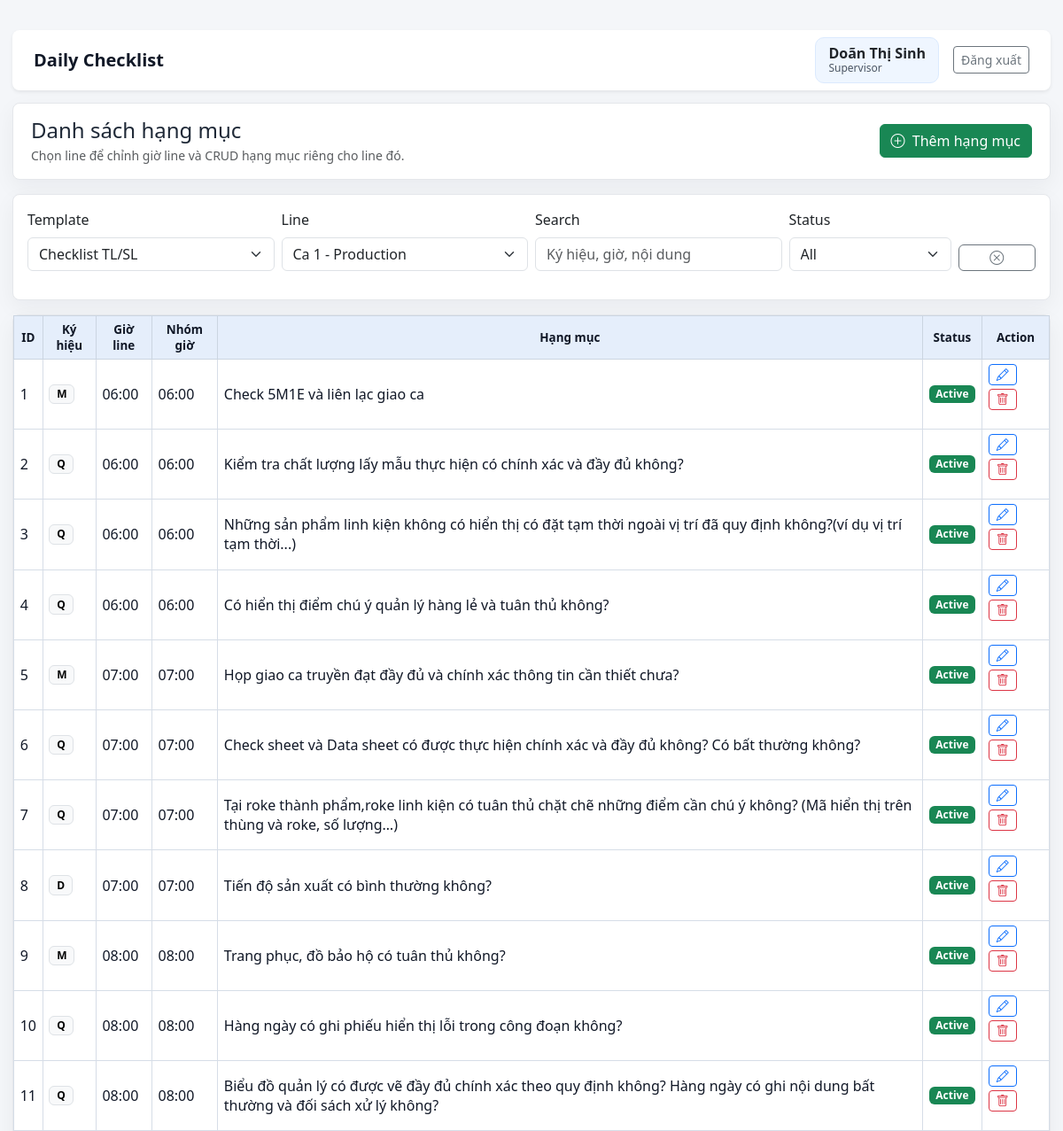
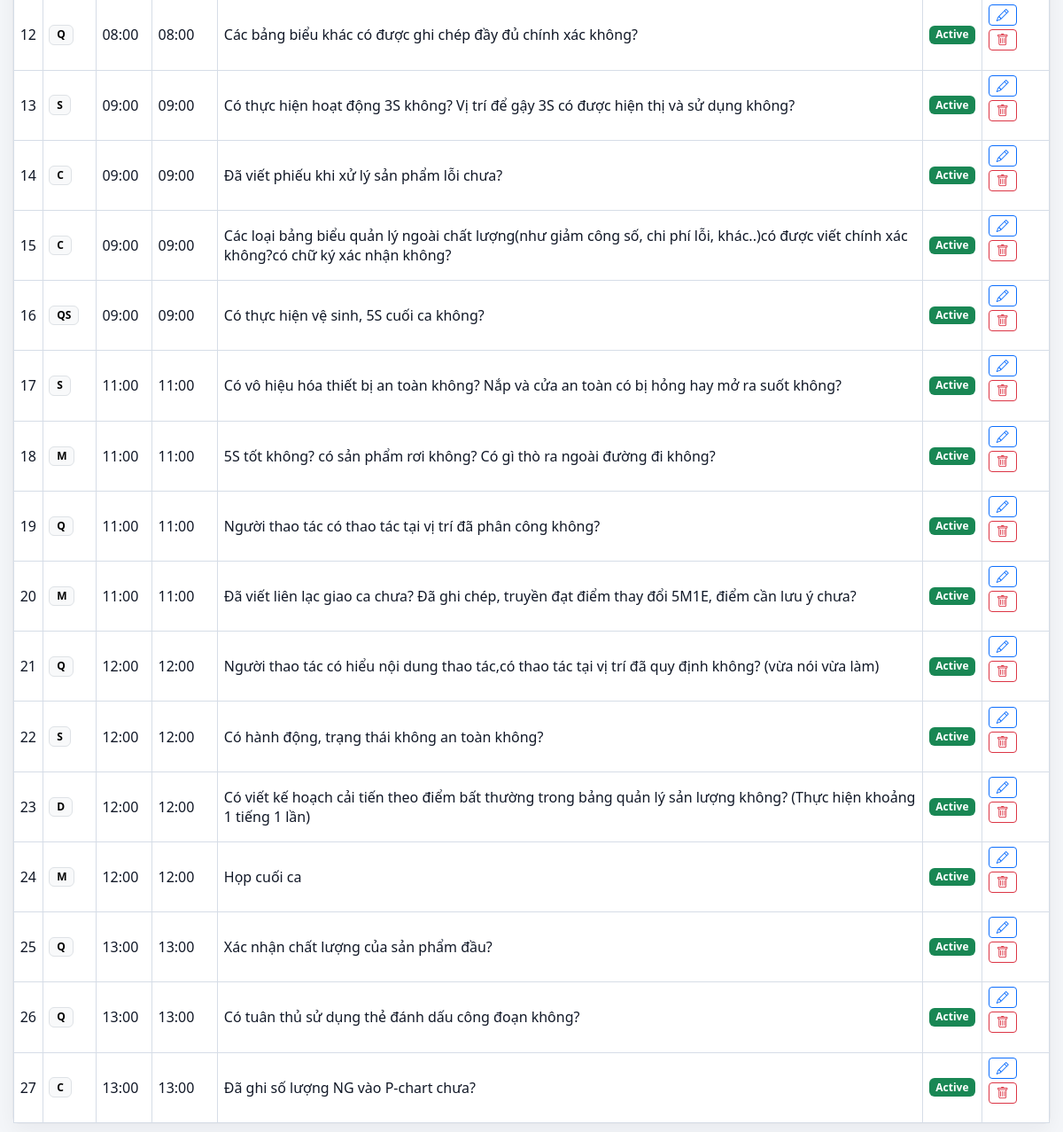
The app's page /categories (signed in) with its own data (2 pictures, top to bottom).
### models.py (models this page shows, shortened)
class User(db.Model):
    __tablename__ = "users"
    __table_args__ = (
        CheckConstraint(
            "role IN ('admin', 'manager', 'supervisor', 'leader', 'staff')",
            name="ck_users_role",
        ),
        CheckConstraint(
            "gender IS NULL OR gender IN ('male', 'female', 'other')",
            name="ck_users_gender",
        ),
    )
    id = db.Column(db.Integer, primary_key=True)
    username = db.Column(db.String(50), unique=True, nullable=False, index=True)
    password_hash = db.Column(db.String(255), nullable=False)
    full_name = db.Column(db.String(120), nullable=False)
    employee_code = db.Column(db.String(30), unique=True, nullable=False, index=True)
    outlook_email = db.Column(db.String(255), nullable=True)
    gender = db.Column(db.String(20), nullable=True)
    department = db.Column(db.String(120), nullable=False)
    line_name = db.Column(db.String(120), nullable=False)
    role = db.Column(db.String(20), nullable=False, default=ROLE_STAFF)
    manager_id = db.Column(db.Integer, db.ForeignKey("users.id"), nullable=True, index=True)
    supervisor_id = db.Column(db.Integer, db.ForeignKey("users.id"), nullable=True, index=True)
    leader_id = db.Column(db.Integer, db.ForeignKey("users.id"), nullable=True, index=True)
    is_active = db.Column(db.Boolean, nullable=False, default=True)
    created_at = db.Column(db.DateTime, nullable=False, default=datetime.utcnow)
    manager = db.relationship(
        "User",
        remote_side=[id],
        foreign_keys=[manager_id],
        backref="managed_users",
    )
    supervisor = db.relationship(
        "User",
        remote_side=[id],
        foreign_keys=[supervisor_id],
        backref="supervised_users",
    )
    leader = db.relationship(
        "User",
        remote_side=[id],
        foreign_keys=[leader_id],
        backref="led_users",
    )
    daily_sheets = db.relationship("DailyCheckSheet", back_populates="user")
    daily_results = db.relationship("DailyCheckResult", back_populates="user")
    abnormal_reports = db.relationship("AbnormalReport", back_populates="user")
    owned_confirmations = db.relationship(
        "DailyConfirmation",
        foreign_keys="DailyConfirmation.user_id",
        back_populates="user",
    )
    signed_confirmations = db.relationship(
        "DailyConfirmation",
        foreign_keys="DailyConfirmation.confirmed_by",
        back_populates="signer",
    )
    user_lines = db.relationship(
        "UserLine",
        back_populates="user",
        cascade="all, delete-orphan",
    )
    notifications = db.relationship(
        "Notification",
        back_populates="user",
        cascade="all, delete-orphan",
    )

class ChecklistItem(db.Model):
    __tablename__ = "checklist_items"
    __table_args__ = (
        UniqueConstraint("template_id", "line_id", "item_order", name="uq_checklist_items_template_line_order"),
    )
    id = db.Column(db.Integer, primary_key=True)
    template_id = db.Column(
        db.Integer,
        db.ForeignKey("checklist_templates.id"),
        nullable=False,
        index=True,
    )
    line_id = db.Column(db.Integer, db.ForeignKey("lines.id"), nullable=True, index=True)
    symbol = db.Column(db.String(20), nullable=False)
    check_time = db.Column(db.Time, nullable=False, index=True)
    time_group = db.Column(db.String(100), nullable=False)
    item_order = db.Column(db.Integer, nullable=False)
    category_type = db.Column(db.String(50))
    content = db.Column(db.Text, nullable=False)
    content_vi = db.Column(db.Text, nullable=False)
    content_en = db.Column(db.Text)
    content_ja = db.Column(db.Text)
    note = db.Column(db.Text)
    is_active = db.Column(db.Boolean, nullable=False, default=True)
    created_at = db.Column(db.DateTime, nullable=False, default=datetime.utcnow)
    template = db.relationship("ChecklistTemplate", back_populates="checklist_items")
    line = db.relationship("Line")
    daily_results = db.relationship("DailyCheckResult", back_populates="checklist_item")

### routes/category_routes.py (the view, shortened to what this page needs)
@category_bp.route("/categories", methods=["GET", "POST"])
@admin_required
def categories():
    template = get_template()
    selected_line = get_line()
    lines = Line.query.filter_by(is_active=True).order_by(Line.line_name.asc()).all()
    line_time_options_map = {str(line.id): LINE_TIME_OPTIONS.get(line.line_name, ALL_24H_OPTIONS) for line in lines}
    keyword = request.args.get("q", "").strip()
    status_filter = request.args.get("status", "").strip()
    query = ChecklistItem.query.filter_by(template_id=template.id, line_id=selected_line.id)
    if status_filter == "active":
        query = query.filter(ChecklistItem.is_active.is_(True))
    elif status_filter == "locked":
        query = query.filter(ChecklistItem.is_active.is_(False))
    categories = query.order_by(ChecklistItem.check_time.asc(), ChecklistItem.item_order.asc()).all()
    templates = ChecklistTemplate.query.order_by(ChecklistTemplate.template_name.asc()).all()
    return render_template(
        "admin_categories.html",
        templates=templates,
        lines=lines,
        selected_template=template,
        selected_line=selected_line,
        line_time_options=LINE_TIME_OPTIONS.get(selected_line.line_name, ALL_24H_OPTIONS),
        line_time_options_map=line_time_options_map,
        categories=categories,
        filters={"q": keyword, "status": status_filter},
        current_endpoint="category.categories",
    )

### routes/auth_routes.py (called while the page is built)
def get_current_user() -> User | None:
    if hasattr(g, "current_user"):
        return g.current_user
    user_id = session.get("user_id")
    g.current_user = User.query.get(user_id) if user_id else None
    return g.current_user

def admin_required(view):
    @wraps(view)
    def wrapped_view(*args, **kwargs):
        user = get_current_user()
        if not user:
            flash("Vui lòng đăng nhập để tiếp tục.", "warning")
            return redirect(url_for("auth.login"))
        if user.role not in {"admin", "leader", "supervisor"}:
            flash("Bạn không có quyền truy cập trang này.", "danger")
            return redirect(url_for("checklist.dashboard"))
        return view(*args, **kwargs)
    return wrapped_view

@auth_bp.before_app_request
def load_logged_in_user() -> None:
    g.current_user = get_current_user()

### routes/category_routes.py (called while the page is built)
def get_template() -> ChecklistTemplate | None:
    template_id = request.values.get("template_id", type=int)
    query = ChecklistTemplate.query.filter_by(is_active=True)
    if template_id:
        return query.filter_by(id=template_id).first()
    return query.order_by(ChecklistTemplate.id.asc()).first()

def get_line() -> Line | None:
    line_id = request.values.get("line_id", type=int)
    query = Line.query.filter_by(is_active=True)
    if line_id:
        return query.filter_by(id=line_id).first()
    return query.order_by(Line.line_name.asc()).first()

### templates/admin_categories.html (shortened to what this page needs)
{% extends "admin_layout.html" %}
{% block admin_content %}
<section class="toolbar-panel mb-3">
    <div>
        <h1 class="h4 mb-1">Danh sách hạng mục</h1>
        <div class="text-muted small">Chọn line để chỉnh giờ line và CRUD hạng mục riêng cho line đó.</div>
    </div>
    {% if selected_template %}
    <button class="btn btn-success" type="button" data-bs-toggle="modal" data-bs-target="#createCategoryModal">
        <i class="bi bi-plus-circle me-1"></i> Thêm hạng mục
    </button>
    {% endif %}
</section>
<section class="card mb-3">
    <div class="card-body">
        <form method="get" class="row g-2 align-items-end">
            <div class="col-12 col-lg-3">
                <label class="form-label">Template</label>
                <select class="form-select js-submit-on-change" name="template_id">
                    {% for template in templates %}
                        <option value="{{ template.id }}" {% if selected_template and selected_template.id == template.id %}selected{% endif %}>{{ template.template_name }}</option>
                    {% endfor %}
                </select>
            </div>
            <div class="col-12 col-lg-3">
                <label class="form-label">Line</label>
                <select class="form-select js-submit-on-change" name="line_id">
                    {% for line in lines %}
                        <option value="{{ line.id }}" {% if selected_line and selected_line.id == line.id %}selected{% endif %}>{{ line.line_name }} - {{ line.department }}</option>
                    {% endfor %}
                </select>
            </div>
            <div class="col-12 col-lg-3 live-filter" data-target="#categoriesTable">
                <label class="form-label">Search</label>
                <input class="form-control" data-filter="text" placeholder="Ký hiệu, giờ, nội dung">
            </div>
            <div class="col-6 col-lg-2 live-filter" data-target="#categoriesTable">
                <label class="form-label">Status</label>
                <select class="form-select" data-filter="status">
                    <option value="">All</option>
                </select>
            </div>
            <div class="col-6 col-lg-1 live-filter" data-target="#categoriesTable">
                <button class="btn btn-outline-secondary w-100" type="button" data-filter-clear><i class="bi bi-x-circle"></i></button>
            </div>
        </form>
    </div>
</section>
<section class="card">
    <div class="card-body p-0">
        <div class="table-responsive table-fill">
            <table id="categoriesTable" class="table table-checklist table-hover align-middle mb-0">
                <thead>
                    <tr>
                        <th>ID</th>
                        <th>Ký hiệu</th>
                        <th>Giờ line</th>
                        <th>Nhóm giờ</th>
                        <th>Hạng mục</th>
                        <th>Status</th>
                        <th>Action</th>
                    </tr>
                </thead>
                <tbody>
                    {% for category in categories %}
                    <tr
                        data-search="{{ category.symbol }} {{ category.check_time|time_local }} {{ category.time_group }} {{ category.content_vi }}"
                        data-status="{{ 'active' if category.is_active else 'locked' }}"
                    >
                        <td>{{ loop.index }}</td>
                        <td><span class="badge text-bg-light border">{{ category.symbol }}</span></td>
                        <td>{{ category.check_time|time_local }}</td>
                        <td>{{ category.time_group }}</td>
                        <td>{{ category.content_vi }}</td>
                        <td><span class="badge {% if category.is_active %}text-bg-success{% else %}text-bg-secondary{% endif %}">{{ "Active" if category.is_active else "Inactive" }}</span></td>
                        <td>
                            <div class="d-flex flex-wrap gap-1">
                                <button class="btn btn-sm btn-outline-primary" type="button" data-bs-toggle="modal" data-bs-target="#editCategory{{ category.id }}" title="Edit"><i class="bi bi-pencil"></i></button>
                                <form method="post" action="{{ url_for('category.delete_category', category_id=category.id) }}" onsubmit="return confirm('Xóa hạng mục này?');">
                                    <button class="btn btn-sm btn-outline-danger" type="submit" title="Delete"><i class="bi bi-trash"></i></button>
                                </form>
                            </div>
                        </td>
                    </tr>
                    {% else %}
                    <tr><td colspan="7" class="text-center text-muted py-4">Chưa có hạng mục.</td></tr>
                    {% endfor %}
                </tbody>
            </table>
        </div>
    </div>
</section>
{% endblock %}

### templates/base.html (shortened to what this page needs)
﻿<!doctype html>
<html lang="{{ current_lang }}">
<head>
    <link rel="stylesheet" href="{{ url_for('static', filename='vendor/bootstrap/css/bootstrap.min.css') }}">
    <link rel="stylesheet" href="https://cdn.jsdelivr.net/npm/bootstrap-icons@1.11.3/font/bootstrap-icons.min.css">
    <link rel="stylesheet" href="{{ url_for('static', filename='css/style.css') }}">
</head>
<body>
    {% block body %}
    <div class="container-fluid main-wrapper {% if current_user and notifications is defined and notifications %}has-notif-bar{% endif %}">
        <nav class="navbar navbar-expand-lg navbar-light bg-white shadow-sm rounded-3 px-3 px-lg-4 mb-4">
            <div class="container-fluid px-0">
                <a class="navbar-brand fw-bold" href="{{ url_for('checklist.dashboard') }}">Daily Checklist</a>
                <div class="d-flex align-items-center gap-3">
                    {% if current_user %}
                        <a href="{{ url_for('auth.profile') }}" class="user-pill text-decoration-none text-dark">
                            <strong>{{ current_user.full_name }}</strong>
                            <span>{{ role_label(current_user.role) }}{% if current_user.role == 'staff' %} | {{ current_user.line_name }}{% endif %}</span>
                        </a>
                        <a class="btn btn-outline-secondary btn-sm" href="{{ url_for('auth.logout') }}">{{ t('logout') }}</a>
                    {% endif %}
                </div>
            </div>
        </nav>
        {% block content %}{% endblock %}
    </div>
    {% endblock %}
</body>
</html>

### static/css/style.css (style rules this page uses)
body { background: #f4f6f9; color: #1f2937; font-family: "Segoe UI", Tahoma, Geneva, Verdana, sans-serif; }
.main-wrapper { width: 100%; padding: 10px 14px; max-width: none; }
.main-wrapper > .navbar { min-height: 58px; margin-bottom: 14px !important; }
.navbar-brand { color: #111827; }
.user-pill { display: flex; flex-direction: column; padding: 8px 14px; border-radius: 10px; background: #eff6ff; border: 1px solid #dbeafe; line-height: 1.2; }
.user-pill span { font-size: 12px; color: #4b5563; }
.card { border-radius: 8px; border: 1px solid #e5e7eb; box-shadow: 0 8px 24px rgba(15, 23, 42, 0.05); }
.toolbar-panel { display: flex; align-items: center; justify-content: space-between; gap: 16px; padding: 16px 20px; border-radius: 8px; background: #ffffff; border: 1px solid #e5e7eb; box-shadow: 0 8px 24px rgba(15, 23, 42, 0.05); }
.table-fill { max-height: calc(100vh - 285px); overflow: auto; }
.table-checklist { border-color: #cfd8e3; }
.table-checklist th { background: #e5eefb; color: #111827; font-weight: 700; font-size: 0.84rem; text-align: center; vertical-align: middle; border: 1px solid #cbd5e1; padding: 0.36rem 0.42rem; }
.table-checklist td { vertical-align: middle; color: #111827; border: 1px solid #d6dde7; padding: 0.32rem 0.42rem; }

### records on screen
User: full_name "Doãn Thị Sinh", role "Supervisor"
ChecklistItem: symbol "M", check_time "06:00", time_group "06:00", content_vi "Check 5M1E và liên lạc giao ca", is_active "Active"
ChecklistItem: symbol "Q", check_time "06:00", time_group "06:00", content_vi "Kiểm tra chất lượng lấy mẫu thực hiện có chính xác và đầy đủ không?", is_active "Active"
ChecklistItem: symbol "Q", check_time "06:00", time_group "06:00", content_vi "Những sản phẩm linh kiện không có hiển thị có đặt tạm thời ngoài vị trí đã quy định không?(ví dụ vị trí tạm thời...)", is_active "Active"
ChecklistItem: symbol "Q", check_time "06:00", time_group "06:00", content_vi "Có hiển thị điểm chú ý quản lý hàng lẻ và tuân thủ không?", is_active "Active"
ChecklistItem: symbol "M", check_time "07:00", time_group "07:00", content_vi "Họp giao ca truyền đạt đầy đủ và chính xác thông tin cần thiết chưa?", is_active "Active"
ChecklistItem: symbol "Q", check_time "07:00", time_group "07:00", content_vi "Check sheet và Data sheet có được thực hiện chính xác và đầy đủ không? Có bất thường không?", is_active "Active"
ChecklistItem: symbol "Q", check_time "07:00", time_group "07:00", content_vi "Tại roke thành phẩm,roke linh kiện có tuân thủ chặt chẽ những điểm cần chú ý không? (Mã hiển thị trên thùng và roke, số lượng…)", is_active "Active"
ChecklistItem: symbol "D", check_time "07:00", time_group "07:00", content_vi "Tiến độ sản xuất có bình thường không?", is_active "Active"
ChecklistItem: symbol "M", check_time "08:00", time_group "08:00", content_vi "Trang phục, đồ bảo hộ có tuân thủ không?", is_active "Active"
ChecklistItem: symbol "Q", check_time "08:00", time_group "08:00", content_vi "Hàng ngày có ghi phiếu hiển thị lỗi trong công đoạn không?", is_active "Active"
ChecklistItem: symbol "Q", check_time "08:00", time_group "08:00", content_vi "Biểu đồ quản lý có được vẽ đầy đủ chính xác theo quy định không? Hàng ngày có ghi nội dung bất thường và đối sách xử lý không?", is_active "Active"
ChecklistItem: symbol "Q", check_time "08:00", time_group "08:00", content_vi "Các bảng biểu khác có được ghi chép đầy đủ chính xác không?", is_active "Active"
ChecklistItem: symbol "S", check_time "09:00", time_group "09:00", content_vi "Có thực hiện hoạt động 3S không? Vị trí để gậy 3S có được hiện thị và sử dụng không?", is_active "Active"
ChecklistItem: symbol "C", check_time "09:00", time_group "09:00", content_vi "Đã viết phiếu khi xử lý sản phẩm lỗi chưa?", is_active "Active"
ChecklistItem: symbol "C", check_time "09:00", time_group "09:00", content_vi "Các loại bảng biểu quản lý ngoài chất lượng(như giảm công số, chi phí lỗi, khác..)có được viết chính xác không?có chữ ký xác nhận không?", is_active "Active"
ChecklistItem: symbol "QS", check_time "09:00", time_group "09:00", content_vi "Có thực hiện vệ sinh, 5S cuối ca không?", is_active "Active"
ChecklistItem: symbol "S", check_time "11:00", time_group "11:00", content_vi "Có vô hiệu hóa thiết bị an toàn không? Nắp và cửa an toàn có bị hỏng hay mở ra suốt không?", is_active "Active"
ChecklistItem: symbol "M", check_time "11:00", time_group "11:00", content_vi "5S tốt không? có sản phẩm rơi không? Có gì thò ra ngoài đường đi không?", is_active "Active"
ChecklistItem: symbol "Q", check_time "11:00", time_group "11:00", content_vi "Người thao tác có thao tác tại vị trí đã phân công không?", is_active "Active"
ChecklistItem: symbol "M", check_time "11:00", time_group "11:00", content_vi "Đã viết liên lạc giao ca chưa? Đã ghi chép, truyền đạt điểm thay đổi 5M1E, điểm cần lưu ý chưa?", is_active "Active"
ChecklistItem: symbol "Q", check_time "12:00", time_group "12:00", content_vi "Người thao tác có hiểu nội dung thao tác,có thao tác tại vị trí đã quy định không? (vừa nói vừa làm)", is_active "Active"
ChecklistItem: symbol "S", check_time "12:00", time_group "12:00", content_vi "Có hành động, trạng thái không an toàn không?", is_active "Active"
ChecklistItem: symbol "D", check_time "12:00", time_group "12:00", content_vi "Có viết kế hoạch cải tiến theo điểm bất thường trong bảng quản lý sản lượng không? (Thực hiện khoảng 1 tiếng 1 lần)", is_active "Active"
ChecklistItem: symbol "M", check_time "12:00", time_group "12:00", content_vi "Họp cuối ca", is_active "Active"
ChecklistItem: symbol "Q", check_time "13:00", time_group "13:00", content_vi "Xác nhận chất lượng của sản phẩm đầu?", is_active "Active"
ChecklistItem: symbol "Q", check_time "13:00", time_group "13:00", content_vi "Có tuân thủ sử dụng thẻ đánh dấu công đoạn không?", is_active "Active"
ChecklistItem: symbol "C", check_time "13:00", time_group "13:00", content_vi "Đã ghi số lượng NG vào P-chart chưa?", is_active "Active"

### other values on screen
{{ t('logout') }} "Đăng xuất"
form field template_id "Checklist TL/SL"
form field line_id "Ca 1 - Production"
